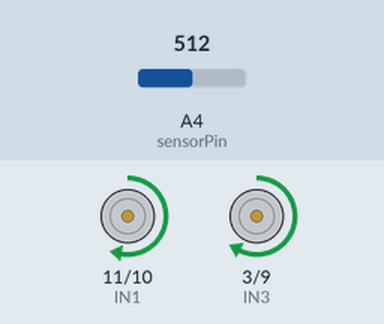
Recording of a sketch running on a simulated Arduino Nano, built with avr-gcc and run on an emulated ATmega328P. Parts: motor-driver pin pairs drawn as motors (green arrow = first pin HIGH = forward, orange = second pin HIGH = backward, longer = more drive, scaled by the enable pin). The inputs (shaded band) are chosen by the test bench; at power-on: A4 (sensorPin) = 512. What the sketch prints to the serial monitor is not drawn.

Above: at 4.5 s.
4.6 s: A4 (sensorPin) set to 424
6.1 s: A4 (sensorPin) set to 398
At 7.0 s:
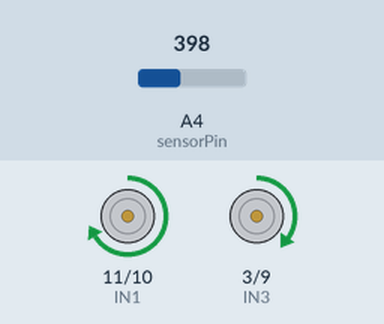
7.6 s: A4 (sensorPin) set to 511
At 8.8 s:
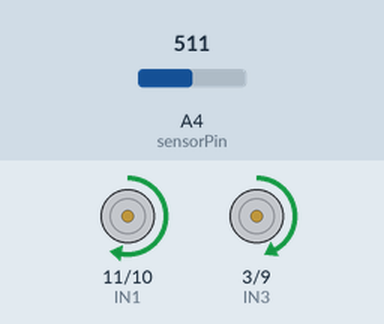
9.1 s: A4 (sensorPin) set to 306
At 9.7 s:
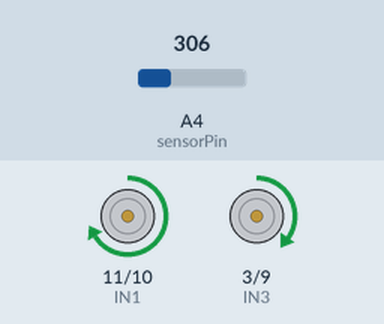
Timing chart, 0 to 11.6 s (numbered marks = the images above; inputs shaded):
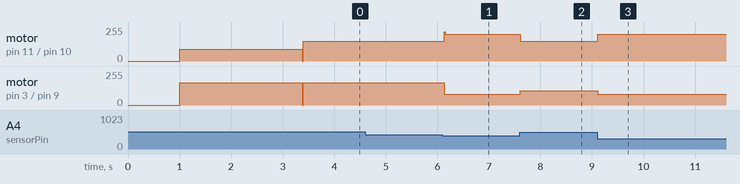

Measured:
- the behaviour switches between 412 and 411 on A4 (sensorPin) (found by bisection; images 0 and 1)
- after the input at 4.6 s, every drawn part: stays the same
- after the input at 6.1 s, motor on pin 11 (IN1) / pin 10 (IN2): forward 148/255 → forward 200/255 at once; motor on pin 3 (IN3) / pin 9 (IN4): forward 166/255 → forward 80/255 at once
- after the input at 7.6 s, motor on pin 11 (IN1) / pin 10 (IN2): forward 200/255 → forward 148/255 at once; motor on pin 3 (IN3) / pin 9 (IN4): forward 80/255 → forward 108/255 at once
- after the input at 9.1 s, motor on pin 11 (IN1) / pin 10 (IN2): forward 148/255 → forward 200/255 at once; motor on pin 3 (IN3) / pin 9 (IN4): forward 108/255 → forward 80/255 at once

The sketch:

LFB_code.ino
```cpp
#include <Arduino.h>

#define IN1 11
#define IN2 10
#define IN3 3
#define IN4 9
#define enA 6
#define enB 5

#define S0 14 // A0
#define S1 15 // A1
#define S2 16 // A2
#define S3 17 // A3
// IR Sensor Analog Pin
#define sensorPin A4

float Kp = 0.15;
float Ki = 0.0001;
float Kd = 0.3;

int baseSpeed = 180;
int maxSpeed = 220;
int minSpeed = 80;

//S is for sensors and T is Threshold val
int S[17];
byte T[17];
const int positionWeights[17] PROGMEM = {0, -800, -700, -600, -500, -400, -300, -200, -100, 100, 200, 300, 400, 500, 600, 700, 800};

int error = 0;
int previousError = 0;
float integral = 0;

void setup()
{
  Serial.begin(115200);
  pinMode(IN1, OUTPUT); pinMode(IN2, OUTPUT);
  pinMode(IN3, OUTPUT); pinMode(IN4, OUTPUT);
  pinMode(enA, OUTPUT); pinMode(enB, OUTPUT);

  pinMode(S0, OUTPUT); pinMode(S1, OUTPUT);
  pinMode(S2, OUTPUT); pinMode(S3, OUTPUT);

  delay(1000);
  calibrate();
}

void loop()
{
  unsigned long loopStart = micros();

  readSensors();
  int position = calculatePosition();
  error = position;

  if (isSharpTurn())
  {
    handleSharpTurn();
  }
  else
  {
    smoothLineFollowing();
  }

  // Maintain ~50Hz update rate (20ms) for Nano(dont change this)
  while (micros() - loopStart < 20000) {
    delayMicroseconds(500);
  }
}

void readSensors()
{
  for (byte i = 1; i <= 16; i++)
  {
    digitalWrite(S0, i & 0x01);
    digitalWrite(S1, i & 0x02);
    digitalWrite(S2, i & 0x04);
    digitalWrite(S3, i & 0x08);

    delayMicroseconds(100);  // min stable reading time
    S[i] = analogRead(sensorPin) >> 2; // Convert 10-bit to 8-bit (0-255)
  }
}

int calculatePosition()
{
  int weightedSum = 0;
  int sensorSum = 0;
  byte activeSensors = 0;

  for (byte i = 1; i <= 16; i++)
  {
    if (S[i] > T[i])
    {
      weightedSum += pgm_read_word(&positionWeights[i]) * S[i];
      sensorSum += S[i];
      activeSensors++;
    }
  }

  if (activeSensors == 0)
  {
    return previousError > 0 ? 800 : -800;
  }

  return weightedSum / sensorSum;
}

void smoothLineFollowing()
{
  // Calculate PID
  int P = error;
  integral += error;
  integral = constrain(integral, -500, 500);
  int D = error - previousError;

  int PIDvalue = (Kp * P) + (Ki * integral) + (Kd * D);

  int speedReduction = map(abs(error), 0, 800, 0, baseSpeed-minSpeed);
  int currentSpeed = baseSpeed - speedReduction;

  // Motor control with PWM constraints
  byte leftSpeed = constrain(currentSpeed - PIDvalue, minSpeed, maxSpeed);
  byte rightSpeed = constrain(currentSpeed + PIDvalue, minSpeed, maxSpeed);

  setMotors(leftSpeed, rightSpeed);
  previousError = error;
}

bool isSharpTurn()
{
  byte leftCount = 0, rightCount = 0;

  // check outermost 2 sensors each side for speed(also if bot wobbles much increase sensor count from each end)
  if (S[1] > T[1] || S[2] > T[2]) leftCount++;
  if (S[15] > T[15] || S[16] > T[16]) rightCount++;

  return (leftCount >= 1 || rightCount >= 1);
}

void handleSharpTurn()
{
  // 90° turn
  const byte turnSpeed = baseSpeed * 0.6;

  if (S[1] > T[1] || S[2] > T[2])
  {
    // Sharp left turn
    setMotors(-turnSpeed, turnSpeed);
    delay(50); // min turn time
  }
  else
  {
    // Sharp right turn
    setMotors(turnSpeed, -turnSpeed);
    delay(50);
  }
}

void setMotors(byte leftSpeed, byte rightSpeed)
{
  // Left motor
  digitalWrite(IN1, leftSpeed > 0 ? HIGH : LOW);
  digitalWrite(IN2, leftSpeed > 0 ? LOW : HIGH);
  analogWrite(enA, abs(leftSpeed));

  // Right motor
  digitalWrite(IN3, rightSpeed > 0 ? HIGH : LOW);
  digitalWrite(IN4, rightSpeed > 0 ? LOW : HIGH);
  analogWrite(enB, abs(rightSpeed));
}

void calibrate()
{
  // Rotate to find thresholds
  setMotors(90, -90);

  for (byte n = 0; n < 100; n++)
  {
    readSensors();
    for (byte i = 1; i <= 16; i++) {
      // adjusting threshold with 20% margin
      T[i] = (S[i] * 0.8);
    }
    delay(20);
  }
  setMotors(0, 0);

  for (byte i = 1; i <= 16; i++)
  {
    Serial.print("S"); Serial.print(i);
    Serial.print(": "); Serial.println(T[i]);
  }
}
```
